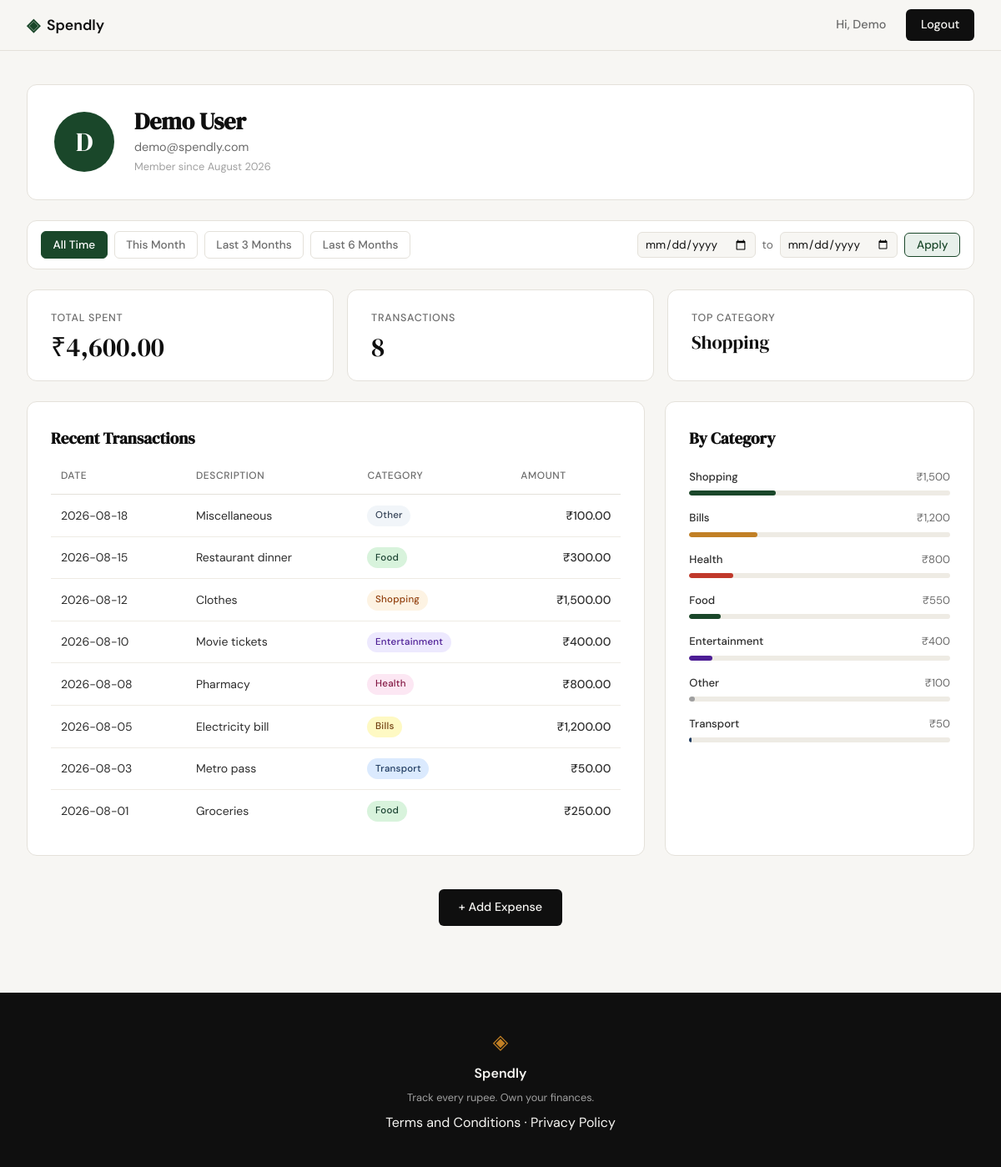
Screenshot of /profile (signed in) with the database file from the repository.
### tables this page shows
CREATE TABLE users (
            id            INTEGER PRIMARY KEY AUTOINCREMENT,
            name          TEXT    NOT NULL,
            email         TEXT    UNIQUE NOT NULL,
            password_hash TEXT    NOT NULL,
            created_at    TEXT    DEFAULT (datetime('now'))
        );

CREATE TABLE expenses (
            id          INTEGER PRIMARY KEY AUTOINCREMENT,
            user_id     INTEGER NOT NULL REFERENCES users(id),
            amount      REAL    NOT NULL,
            category    TEXT    NOT NULL,
            date        TEXT    NOT NULL,
            description TEXT,
            created_at  TEXT    DEFAULT (datetime('now'))
        );

### app.py (the view)
@app.route("/profile")
def profile():
    if not session.get("user_id"):
        return redirect(url_for("login"))
    uid = session["user_id"]
    user = get_user_by_id(uid)
    if user is None:
        session.clear()
        return redirect(url_for("login"))
    today     = date.today()
    today_str = today.strftime("%Y-%m-%d")
    date_from = parse_date(request.args.get("date_from", ""))
    date_to   = parse_date(request.args.get("date_to", ""))
    if bool(date_from) != bool(date_to):
        flash("Please provide both a start and end date.", "error")
        date_from = date_to = None
    elif date_from and date_to and date_from > date_to:
        flash("Start date must be before end date.", "error")
        date_from = date_to = None
    first_of_month   = today.replace(day=1).strftime("%Y-%m-%d")
    three_months_ago = (today - timedelta(days=90)).strftime("%Y-%m-%d")
    six_months_ago   = (today - timedelta(days=180)).strftime("%Y-%m-%d")
    preset_dates = {
        "this_month": {"date_from": first_of_month,   "date_to": today_str},
        "3m":         {"date_from": three_months_ago,  "date_to": today_str},
        "6m":         {"date_from": six_months_ago,    "date_to": today_str},
    }
    if date_from is None and date_to is None:
        active_preset = "all"
    elif date_from == first_of_month and date_to == today_str:
        active_preset = "this_month"
    elif date_from == three_months_ago and date_to == today_str:
        active_preset = "3m"
    elif date_from == six_months_ago and date_to == today_str:
        active_preset = "6m"
    else:
        active_preset = "custom"
    stats        = get_summary_stats(uid, date_from=date_from, date_to=date_to)
    transactions = get_recent_transactions(uid, limit=10, date_from=date_from, date_to=date_to)
    categories   = get_category_breakdown(uid, date_from=date_from, date_to=date_to)
    return render_template("profile.html",
        user=user, stats=stats,
        transactions=transactions, categories=categories,
        date_from=date_from or "", date_to=date_to or "",
        active_preset=active_preset,
        preset_dates=preset_dates,
    )

### app.py (called while the page is built)
def parse_date(val):
    try:
        datetime.strptime(val, "%Y-%m-%d")
        return val
    except (ValueError, TypeError):
        return None

### database/db.py (called while the page is built)
def get_db():
    conn = sqlite3.connect(DB_PATH)
    conn.row_factory = sqlite3.Row
    conn.execute("PRAGMA foreign_keys = ON")
    return conn

### database/queries.py (called while the page is built)
def get_user_by_id(user_id):
    conn = get_db()
    row = conn.execute(
        "SELECT name, email, created_at FROM users WHERE id = ?", (user_id,)
    ).fetchone()
    conn.close()
    if row is None:
        return None
    dt = datetime.fromisoformat(row["created_at"])
    return {
        "name": row["name"],
        "email": row["email"],
        "created_at": dt.strftime("%B %Y"),
    }

### templates/profile.html (shortened to what this page needs)
{% extends "base.html" %}
{% block content %}
<div class="profile-page">
    <div class="profile-header">
        <div class="profile-header-card">
            <div class="profile-avatar">{{ user.name[0] }}</div>
            <div class="profile-meta">
                <h2 class="profile-name">{{ user.name }}</h2>
                <p class="profile-email">{{ user.email }}</p>
                <p class="profile-since">Member since {{ user.created_at }}</p>
            </div>
        </div>
    </div>
    <div class="period-filter">
        <div class="period-filter__presets">
            <a href="{{ url_for('profile') }}"
               class="period-filter__link{% if active_preset == 'all' %} is-active{% endif %}">All Time</a>
            <a href="{{ url_for('profile', date_from=preset_dates.this_month.date_from, date_to=preset_dates.this_month.date_to) }}"
               class="period-filter__link{% if active_preset == 'this_month' %} is-active{% endif %}">This Month</a>
            <a href="{{ url_for('profile', date_from=preset_dates['3m'].date_from, date_to=preset_dates['3m'].date_to) }}"
               class="period-filter__link{% if active_preset == '3m' %} is-active{% endif %}">Last 3 Months</a>
            <a href="{{ url_for('profile', date_from=preset_dates['6m'].date_from, date_to=preset_dates['6m'].date_to) }}"
               class="period-filter__link{% if active_preset == '6m' %} is-active{% endif %}">Last 6 Months</a>
        </div>
        <form class="period-filter__custom" method="GET" action="{{ url_for('profile') }}">
            <input type="date" name="date_from" value="{{ date_from }}" class="period-filter__input">
            <span class="period-filter__sep">to</span>
            <input type="date" name="date_to" value="{{ date_to }}" class="period-filter__input">
            <button type="submit" class="period-filter__apply">Apply</button>
        </form>
    </div>
    <div class="profile-stat-row">
        <div class="profile-stat-card">
            <span class="profile-stat-label">Total Spent</span>
            <span class="profile-stat-value">{{ stats.total }}</span>
        </div>
        <div class="profile-stat-card">
            <span class="profile-stat-label">Transactions</span>
            <span class="profile-stat-value">{{ stats.count }}</span>
        </div>
        <div class="profile-stat-card">
            <span class="profile-stat-label">Top Category</span>
            <span class="profile-stat-value profile-stat-value--text">{{ stats.top_cat }}</span>
        </div>
    </div>
    <div class="profile-grid">
        <div class="profile-main">
            <h3 class="section-title">Recent Transactions</h3>
            <table class="tx-table">
                <thead>
                    <tr>
                        <th>Date</th>
                        <th>Description</th>
                        <th>Category</th>
                        <th>Amount</th>
                    </tr>
                </thead>
                <tbody>
                    {% for tx in transactions %}
                    <tr>
                        <td>{{ tx.date }}</td>
                        <td>{{ tx.description }}</td>
                        <td><span class="cat-badge cat-badge--{{ tx.category | lower }}">{{ tx.category }}</span></td>
                        <td class="tx-amount">{{ tx.amount }}</td>
                    </tr>
                    {% endfor %}
                </tbody>
            </table>
        </div>
        <div class="profile-sidebar">
            <h3 class="section-title">By Category</h3>
            {% for cat in categories %}
            <div class="cat-row">
                <div class="cat-row-header">
                    <span class="cat-row-name">{{ cat.name }}</span>
                    <span class="cat-row-total">{{ cat.total }}</span>
                </div>
                <div class="cat-bar-track">
                    <div class="cat-bar cat-bar--{{ cat.name | lower }}" data-width="{{ cat.pct }}"></div>
                </div>
            </div>
            {% endfor %}
        </div>
    </div>
    <div class="profile-cta">
        <a href="{{ url_for('add_expense') }}" class="btn-primary">+ Add Expense</a>
    </div>
</div>
{% endblock %}

### templates/base.html (shortened to what this page needs)
<!DOCTYPE html>
<html lang="en">
<head>
    <link rel="stylesheet" href="{{ url_for('static', filename='css/style.css') }}">
</head>
<body>
    <nav class="navbar">
        <div class="nav-inner">
            <a href="{{ url_for('landing') }}" class="nav-brand">
                <span class="brand-icon">◈</span>
                <span class="brand-name">Spendly</span>
            </a>
            <div class="nav-links">
                {% if session.get('user_id') %}
                <span class="nav-user">Hi, {{ session['user_name'].split()[0] }}</span>
                <a href="{{ url_for('logout') }}" class="nav-cta">Logout</a>
                {% else %}
                <a href="{{ url_for('login') }}">Sign in</a>
                <a href="{{ url_for('register') }}" class="nav-cta">Get started</a>
                {% endif %}
            </div>
        </div>
    </nav>
    <main class="main-content">
        {% block content %}{% endblock %}
    </main>
    <footer class="footer">
        <div class="footer-inner">
            <span class="brand-icon">◈</span>
            <span class="footer-name">Spendly</span>
            <p class="footer-copy">Track every rupee. Own your finances.</p>
            <p><a href="/terms">Terms and Conditions</a> &middot; <a href="/privacy">Privacy Policy</a></p>
        </div>
    </footer>
</body>
</html>

### rows the page displays
users: name "D", name "Demo User", email "demo@spendly.com"
expenses: top_cat "Shopping", date "2026-08-12", description "Clothes", category "Shopping", amount "₹1,500.00"
expenses: date "2026-08-18", description "Miscellaneous", category "Other", amount "₹100.00"
expenses: date "2026-08-15", description "Restaurant dinner", category "Food", amount "₹300.00"
expenses: date "2026-08-10", description "Movie tickets", category "Entertainment", amount "₹400.00"
expenses: date "2026-08-08", description "Pharmacy", category "Health", amount "₹800.00"
expenses: date "2026-08-05", description "Electricity bill", category "Bills", amount "₹1,200.00"
expenses: date "2026-08-03", description "Metro pass", category "Transport", amount "₹50.00"
expenses: date "2026-08-01", description "Groceries", category "Food", amount "₹250.00"

### other values shown
{{ session['user_name'].split()[0] }} "Demo"
{{ user.created_at }} "August 2026"
{{ stats.total }} "₹4,600.00"
{{ stats.count }} "8"
{{ cat.name }} "Shopping" "Bills" "Health" "Food" "Entertainment" "Other" "Transport"
{{ cat.total }} "₹1,500" "₹1,200" "₹800" "₹550" "₹400" "₹100" "₹50"
